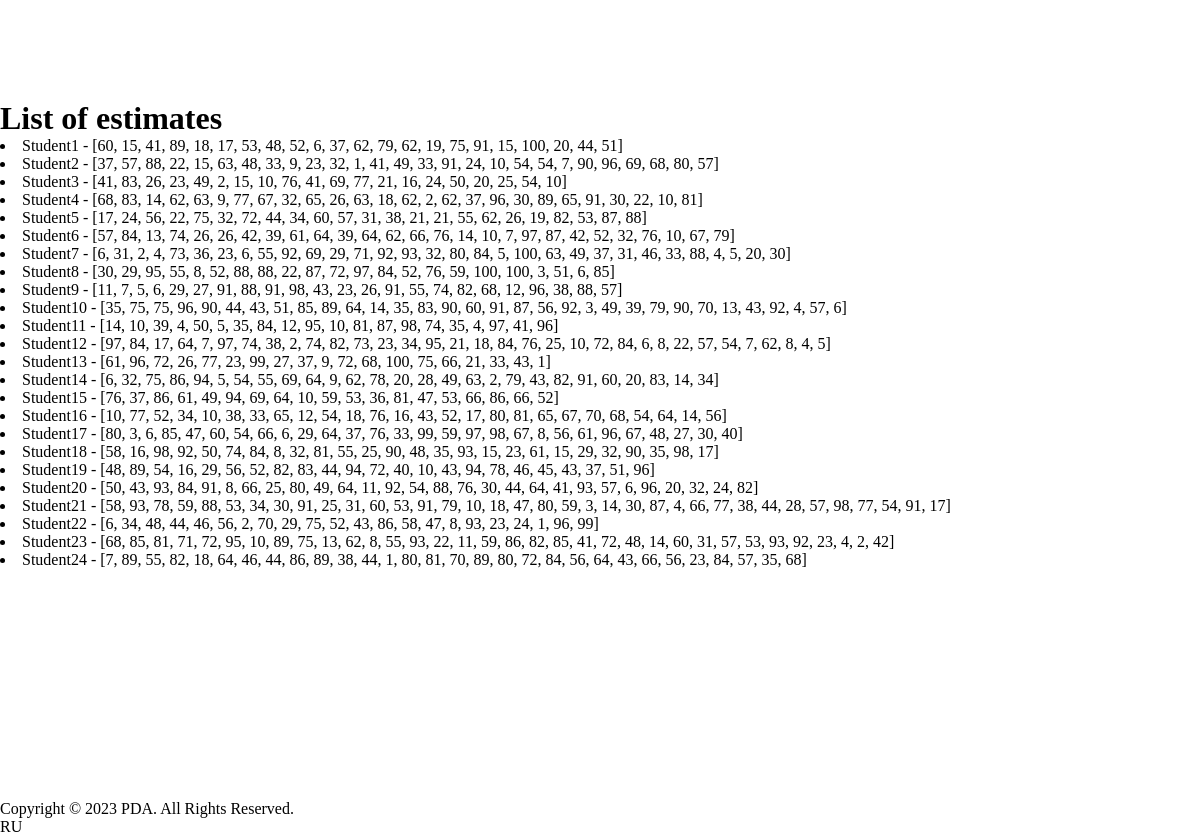
The page /estimates/ on the database its author committed.
### models.py (models this page shows, shortened)
class Student(db.Model):
    id = db.Column(db.Integer, primary_key=True)
    name = db.Column(db.String(80), nullable=False)
    surname = db.Column(db.String(80), nullable=False)
    age = db.Column(db.Integer)
    gender = db.Column(db.Enum(GenderEnum))
    group = db.Column(db.Integer)
    faq = db.Column(db.Integer, db.ForeignKey('faq.id'))

class Estimate(db.Model):
    id = db.Column(db.Integer, primary_key=True)
    student_id = db.Column(db.Integer, db.ForeignKey('student.id'))
    student = db.relationship('Student', backref='estimates', lazy=True)
    faculty = db.Column(db.String, db.ForeignKey('faq.title'))
    faq = db.relationship('Faq', backref='estimates', lazy=True)
    value = db.Column(db.Integer)
    def __repr__(self):
        return f'{self.value}'

### seminar3_app.py (the view)
@app.route('/estimates/')
def get_all_est():
    students = Student.query.all()
    return render_template('all_estimates.html', students=students)

### templates/all_estimates.html (shortened to what this page needs)
{% extends 'base.html' %}
{% block content %}
    <h1>List of estimates</h1>
    {% for student in students %}
        <li> {{ student.name }} - {{ student.estimates }} </li>
    {% endfor %}
{% endblock %}

### templates/style.css (style rules this page uses)
* { padding: 0; margin: 0; box-sizing: border-box; text-decoration: none; }
html, body { scroll-behavior: smooth; text-rendering: optimizeSpeed; overflow-x: hidden; }

### rows shown on the page
Student: name "Student1", estimates "[60, 15, 41, 89, 18, 17, 53, 48, 52, 6, 37, 62, 79, 62, 19, 75, 91, 15, 100, 20, 44, 51]"
Student: name "Student2", estimates "[37, 57, 88, 22, 15, 63, 48, 33, 9, 23, 32, 1, 41, 49, 33, 91, 24, 10, 54, 54, 7, 90, 96, 69, 68, 80, 57]"
Student: name "Student3", estimates "[41, 83, 26, 23, 49, 2, 15, 10, 76, 41, 69, 77, 21, 16, 24, 50, 20, 25, 54, 10]"
Student: name "Student4", estimates "[68, 83, 14, 62, 63, 9, 77, 67, 32, 65, 26, 63, 18, 62, 2, 62, 37, 96, 30, 89, 65, 91, 30, 22, 10, 81]"
Student: name "Student5", estimates "[17, 24, 56, 22, 75, 32, 72, 44, 34, 60, 57, 31, 38, 21, 21, 55, 62, 26, 19, 82, 53, 87, 88]"
Student: name "Student6", estimates "[57, 84, 13, 74, 26, 26, 42, 39, 61, 64, 39, 64, 62, 66, 76, 14, 10, 7, 97, 87, 42, 52, 32, 76, 10, 67, 79]"
Student: name "Student7", estimates "[6, 31, 2, 4, 73, 36, 23, 6, 55, 92, 69, 29, 71, 92, 93, 32, 80, 84, 5, 100, 63, 49, 37, 31, 46, 33, 88, 4, 5, 20, 30]"
Student: name "Student8", estimates "[30, 29, 95, 55, 8, 52, 88, 88, 22, 87, 72, 97, 84, 52, 76, 59, 100, 100, 3, 51, 6, 85]"
Student: name "Student9", estimates "[11, 7, 5, 6, 29, 27, 91, 88, 91, 98, 43, 23, 26, 91, 55, 74, 82, 68, 12, 96, 38, 88, 57]"
Student: name "Student10", estimates "[35, 75, 75, 96, 90, 44, 43, 51, 85, 89, 64, 14, 35, 83, 90, 60, 91, 87, 56, 92, 3, 49, 39, 79, 90, 70, 13, 43, 92, 4, 57, 6]"
Student: name "Student11", estimates "[14, 10, 39, 4, 50, 5, 35, 84, 12, 95, 10, 81, 87, 98, 74, 35, 4, 97, 41, 96]"
Student: name "Student12", estimates "[97, 84, 17, 64, 7, 97, 74, 38, 2, 74, 82, 73, 23, 34, 95, 21, 18, 84, 76, 25, 10, 72, 84, 6, 8, 22, 57, 54, 7, 62, 8, 4, 5]"
Student: name "Student13", estimates "[61, 96, 72, 26, 77, 23, 99, 27, 37, 9, 72, 68, 100, 75, 66, 21, 33, 43, 1]"
Student: name "Student14", estimates "[6, 32, 75, 86, 94, 5, 54, 55, 69, 64, 9, 62, 78, 20, 28, 49, 63, 2, 79, 43, 82, 91, 60, 20, 83, 14, 34]"
Student: name "Student15", estimates "[76, 37, 86, 61, 49, 94, 69, 64, 10, 59, 53, 36, 81, 47, 53, 66, 86, 66, 52]"
Student: name "Student16", estimates "[10, 77, 52, 34, 10, 38, 33, 65, 12, 54, 18, 76, 16, 43, 52, 17, 80, 81, 65, 67, 70, 68, 54, 64, 14, 56]"
Student: name "Student17", estimates "[80, 3, 6, 85, 47, 60, 54, 66, 6, 29, 64, 37, 76, 33, 99, 59, 97, 98, 67, 8, 56, 61, 96, 67, 48, 27, 30, 40]"
Student: name "Student18", estimates "[58, 16, 98, 92, 50, 74, 84, 8, 32, 81, 55, 25, 90, 48, 35, 93, 15, 23, 61, 15, 29, 32, 90, 35, 98, 17]"
Student: name "Student19", estimates "[48, 89, 54, 16, 29, 56, 52, 82, 83, 44, 94, 72, 40, 10, 43, 94, 78, 46, 45, 43, 37, 51, 96]"
Student: name "Student20", estimates "[50, 43, 93, 84, 91, 8, 66, 25, 80, 49, 64, 11, 92, 54, 88, 76, 30, 44, 64, 41, 93, 57, 6, 96, 20, 32, 24, 82]"
Student: name "Student21", estimates "[58, 93, 78, 59, 88, 53, 34, 30, 91, 25, 31, 60, 53, 91, 79, 10, 18, 47, 80, 59, 3, 14, 30, 87, 4, 66, 77, 38, 44, 28, 57, 98, 77, 54, 91, 17]"
Student: name "Student22", estimates "[6, 34, 48, 44, 46, 56, 2, 70, 29, 75, 52, 43, 86, 58, 47, 8, 93, 23, 24, 1, 96, 99]"
Student: name "Student23", estimates "[68, 85, 81, 71, 72, 95, 10, 89, 75, 13, 62, 8, 55, 93, 22, 11, 59, 86, 82, 85, 41, 72, 48, 14, 60, 31, 57, 53, 93, 92, 23, 4, 2, 42]"
Student: name "Student24", estimates "[7, 89, 55, 82, 18, 64, 46, 44, 86, 89, 38, 44, 1, 80, 81, 70, 89, 80, 72, 84, 56, 64, 43, 66, 56, 23, 84, 57, 35, 68]"
